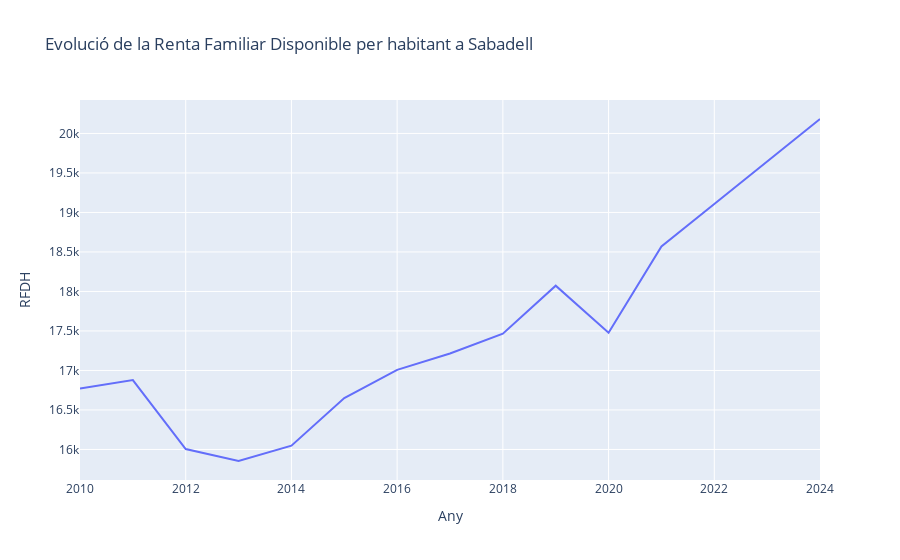

Notebook code for this chart:
### Code cell
fig = px.line(df2, 
              y='RFDH',
              title=f'Evolució de la Renta Familiar Disponible per habitant a {ciutat}'
             )
fig.show()

### Figure 1 — Plotly figure (JSON) as saved in the notebook; plotly's stock layout.template omitted (floating-point values rounded to 4 significant figures)
{"data": [{"hovertemplate": "Any=%{x}<br>RFDH=%{y}<extra></extra>", "legendgroup": "", "line": {"color": "#636efa", "dash": "solid"}, "marker": {"symbol": "circle"}, "mode": "lines", "name": "", "orientation": "v", "showlegend": false, "type": "scatter", "x": [2010, 2011, 2012, 2013, 2014, 2015, 2016, 2017, 2018, 2019, 2020, 2021, 2022, 2023, 2024], "xaxis": "x", "y": [16770.0, 16880.0, 16000.0, 15850.0, 16050.0, 16650.0, 17010.0, 17220.0, 17470.0, 18070.0, 17480.0, 18570.0, 19110.0, 19640.0, 20180.0], "yaxis": "y"}], "layout": {"legend": {"tracegroupgap": 0}, "title": {"text": "Evolució de la Renta Familiar Disponible per habitant a Sabadell"}, "xaxis": {"anchor": "y", "domain": [0, 1], "title": {"text": "Any"}}, "yaxis": {"anchor": "x", "domain": [0, 1], "title": {"text": "RFDH"}}}}
